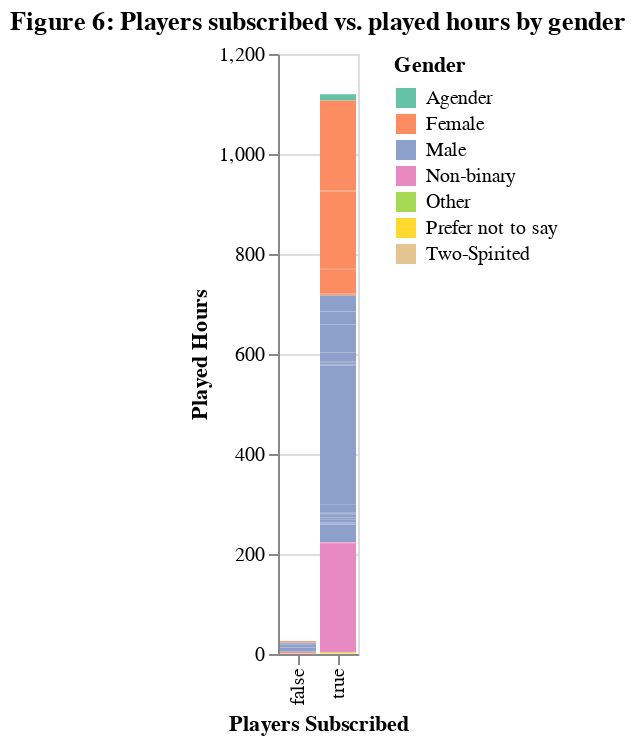

The code cell stored with this chart in its notebook:
### Markdown cell above
### 7 - Summary visualization

We created a final summary visualization to summarize the key patterns observed in the exploratory analysis. This figure highlights the most relevant relationships between engagement, experience, and subscription, providing a clear transition into the predictive modeling stage.

### Code cell
#A visual using the variable 'gender'. This has not been converted to a nominal variable as 'gender' logically cannot be categorized into numbers.
final_visualization = alt.Chart(players, title="Figure 6: Players subscribed vs. played hours by gender").mark_bar().encode(
    x = alt.X("subscribe").title("Players Subscribed"),
    y = alt.Y("played_hours").title("Played Hours"),
    color = alt.Color("gender").title("Gender").scale(scheme = "set2")
)
final_visualization

### Figure 1 — Vega-Lite specification as saved in the notebook (floating-point values rounded to 4 significant figures; data arrays with more than 128 entries replaced by an {"elided": "..."} marker saying what was removed)
{"config": {"view": {"continuousWidth": 300, "continuousHeight": 300}}, "data": {"name": "data-ce4363b1cc149d2771de4f7f6f9a7330"}, "mark": {"type": "bar"}, "encoding": {"color": {"field": "gender", "scale": {"scheme": "set2"}, "title": "Gender", "type": "nominal"}, "x": {"field": "subscribe", "title": "Players Subscribed", "type": "nominal"}, "y": {"field": "played_hours", "title": "Played Hours", "type": "quantitative"}}, "title": "Figure 6: Players subscribed vs. played hours by gender", "$schema": "https://vega.github.io/schema/vega-lite/v5.20.1.json", "datasets": {"data-ce4363b1cc149d2771de4f7f6f9a7330": {"elided": "196 records"}}}
